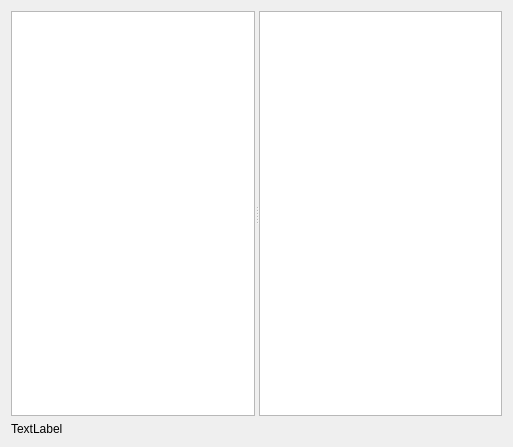
<ui version="4.0" >
 <class>LocalView</class>
 <widget class="QWidget" name="LocalView" >
  <property name="geometry" >
   <rect>
    <x>0</x>
    <y>0</y>
    <width>513</width>
    <height>447</height>
   </rect>
  </property>
  <property name="windowTitle" >
   <string>Local Host</string>
  </property>
  <layout class="QVBoxLayout" >
   <item>
    <widget class="QSplitter" name="splitter" >
     <property name="sizePolicy" >
      <sizepolicy vsizetype="Expanding" hsizetype="Expanding" >
       <horstretch>0</horstretch>
       <verstretch>0</verstretch>
      </sizepolicy>
     </property>
     <property name="orientation" >
      <enum>Qt::Horizontal</enum>
     </property>
     <widget class="QTreeView" name="treeView" >
      <property name="contextMenuPolicy" >
       <enum>Qt::CustomContextMenu</enum>
      </property>
      <property name="acceptDrops" >
       <bool>true</bool>
      </property>
      <property name="dragEnabled" >
       <bool>true</bool>
      </property>
      <property name="dragDropMode" >
       <enum>QAbstractItemView::DragDrop</enum>
      </property>
     </widget>
     <widget class="QListView" name="listView" >
      <property name="acceptDrops" >
       <bool>true</bool>
      </property>
      <property name="dragDropMode" >
       <enum>QAbstractItemView::DragDrop</enum>
      </property>
     </widget>
    </widget>
   </item>
   <item>
    <layout class="QHBoxLayout" >
     <item>
      <widget class="QLabel" name="label" >
       <property name="sizePolicy" >
        <sizepolicy vsizetype="Minimum" hsizetype="Preferred" >
         <horstretch>0</horstretch>
         <verstretch>0</verstretch>
        </sizepolicy>
       </property>
       <property name="text" >
        <string>TextLabel</string>
       </property>
      </widget>
     </item>
    </layout>
   </item>
  </layout>
 </widget>
 <resources/>
 <connections/>
</ui>
